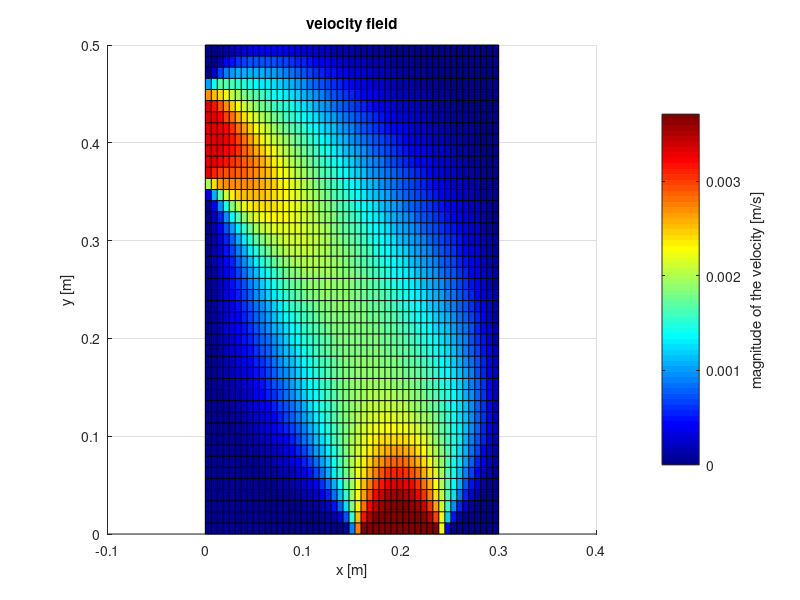

The MATLAB script that drew this image:
clear all
close all
clc

load('Week4_velocity_field')   % load the given velocity field. 
% The provided file contains the grid vectors x and y and 
% the x and y components of the velocity field vx and vy. 
% The velocity fields are given as matrices which contain the values in the
% grid points. 

%% plot the given velocity field
figure(1)
normv = sqrt(vx.^2 + vy.^2);   % the colors in the figure show the magnitude normv
disp(normv)
surf(x,y,0*normv.', normv.')
% view(2)
% print('normal y', '-dpng', '-S800,600');
colormap jet
% shading interp
% hold on
% [X,Y] = ndgrid(x,y);
% quiver(X,Y,vx,vy)              % the arrows in the figure show the direction
xlabel 'x [m]'
ylabel 'y [m]'
title 'velocity field'
cbar = colorbar;
ylabel(cbar, 'magnitude of the velocity [m/s]')
axis equal
axis tight
view(2)

pause;